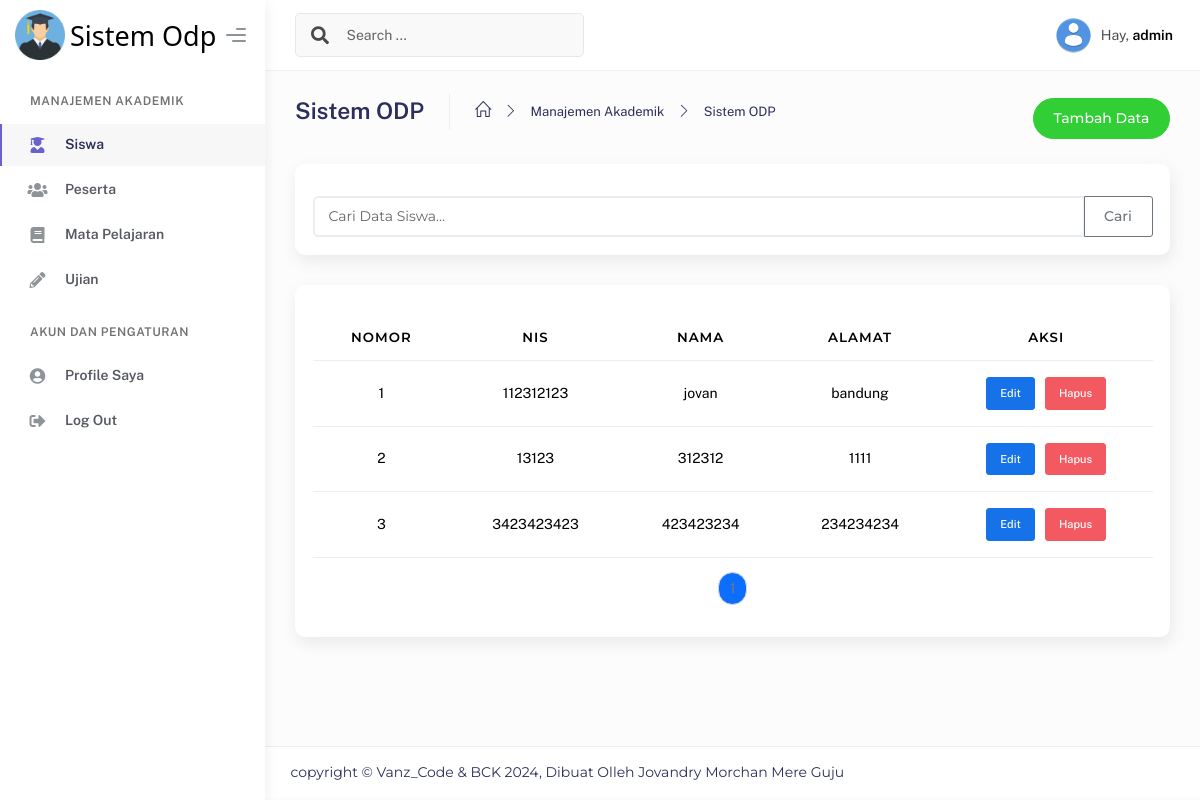
Screenshot of /pengguna/admin/siswa (signed in) with the database file from the repository.
### tables this page shows
CREATE TABLE `siswa` (
  `nis` varchar(20) NOT NULL,
  `nama` varchar(50) NOT NULL,
  `alamat` varchar(100) NOT NULL
);

### pengguna/admin/siswa.php (the view, shortened to what this page needs)
<!DOCTYPE html>
<html lang="en">
<?php include 'fitur/head.php'; ?>
<body>
    <div class="wrapper">
        <?php include 'fitur/sidebar.php'; ?>
        <div class="main-panel">
            <?php include 'fitur/navbar.php'; ?>
            <div class="container">
                <div class="page-inner">
                    <?php include 'fitur/papan_halaman.php'; ?>
                    <div id="load_data">
                        <section class="section">
                            <div class="row">
                                <div class="col-lg-12">
                                    <div class="card">
                                        <div class="card-body text-center">
                                            <form method="GET" action="">
                                                <div class="input-group mt-3">
                                                    <input type="text" class="form-control"
                                                        placeholder="Cari Data Siswa..." name="search"
                                                        value="<?php echo isset($_GET['search']) ? htmlspecialchars($_GET['search']) : ''; ?>">
                                                    <button class="btn btn-outline-secondary"
                                                        type="submit">Cari</button>
                                                </div>
                                            </form>
                                        </div>
                                    </div>
                                </div>
                            </div>
                        </section>
                        <?php
                        include '../../keamanan/koneksi.php';
                        $search = isset($_GET['search']) ? $_GET['search'] : '';
                        $page = isset($_GET['page']) ? (int)$_GET['page'] : 1;
                        $limit = 10;
                        $offset = ($page - 1) * $limit;
                        $query = "
    SELECT *
    FROM siswa
    WHERE nis LIKE ? OR nama LIKE ? OR alamat LIKE ?
    LIMIT ?, ?
";
                        $stmt = $koneksi->prepare($query);
                        $search_param = '%' . $search . '%';
                        $stmt->bind_param("sssii", $search_param, $search_param, $search_param, $offset, $limit);
                        $stmt->execute();
                        $result = $stmt->get_result();
                        $total_query = "
    SELECT COUNT(*) as total
    FROM siswa
    WHERE nis LIKE ? OR nama LIKE ? OR alamat LIKE ?
";
                        $stmt_total = $koneksi->prepare($total_query);
                        $stmt_total->bind_param("sss", $search_param, $search_param, $search_param);
                        $stmt_total->execute();
                        $total_result = $stmt_total->get_result();
                        $total_row = $total_result->fetch_assoc();
                        $total_pages = ceil($total_row['total'] / $limit);
                        ?>
                        <section class="section">
                            <div class="row">
                                <div class="col-lg-12">
                                    <div class="card">
                                        <div class="card-body" style="overflow-x: hidden;">
                                            <div style="overflow-x: auto;">
                                                <?php if ($result->num_rows > 0): ?>
                                                    <table class="table table-hover text-center mt-3"
                                                        style="border-collapse: separate; border-spacing: 0;">
                                                        <thead>
                                                            <tr>
                                                                <th>Nomor</th>
                                                                <th>NIS</th>
                                                                <th>Nama</th>
                                                                <th>Alamat</th>
                                                                <th>Aksi</th>
                                                            </tr>
                                                        </thead>
                                                        <tbody>
                                                            <?php
                                                            $nomor = $offset + 1;
                                                            while ($row = $result->fetch_assoc()) :
                                                            ?>
                                                                <tr>
                                                                    <td><?php echo $nomor++; ?></td>
                                                                    <td><?php echo htmlspecialchars($row['nis']); ?></td>
                                                                    <td><?php echo htmlspecialchars($row['nama']); ?></td>
                                                                    <td><?php echo htmlspecialchars($row['alamat']); ?></td>
                                                                    <td
                                                                        style="display: flex; justify-content: center; gap: 10px;">
                                                                        <button class="btn btn-primary btn-sm"
                                                                            onclick="openEditModal('<?php echo $row['nis']; ?>', '<?php echo $row['nama']; ?>', '<?php echo $row['alamat']; ?>')">Edit</button>
                                                                        <button class="btn btn-danger btn-sm"
                                                                            onclick="hapus('<?php echo $row['nis']; ?>')">Hapus</button>
                                                                    </td>
                                                                </tr>
                                                            <?php endwhile; ?>
                                                        </tbody>
                                                    </table>
                                                <?php else: ?>
                                                    <p class="text-center mt-4">Data tidak ditemukan.</p>
                                                <?php endif; ?>
                                                <nav>
                                                    <ul class="pagination justify-content-center">
                                                        <?php for ($i = 1; $i <= $total_pages; $i++): ?>
                                                            <li
                                                                class="page-item <?php echo ($i == $page) ? 'active' : ''; ?>">
                                                                <a class="page-link"
                                                                    href="?page=<?php echo $i; ?>&search=<?php echo $search; ?>"><?php echo $i; ?></a>
                                                            </li>
                                                        <?php endfor; ?>
                                                    </ul>
                                                </nav>
                                            </div>
                                        </div>
                                    </div>
                                </div>
                            </div>
                        </section>
                    </div>
                </div>
            </div>
            <?php include 'fitur/footer.php'; ?>
        </div>
    </div>
</body>
</html>

### pengguna/admin/fitur/navbar.php (shortened to what this page needs)
<?php
include '../../keamanan/koneksi.php';
if (isset($_SESSION['id_admin'])) {
    $id_admin = $_SESSION['id_admin'];
    $query = "SELECT * FROM admin WHERE id_admin = '$id_admin'";
    $result = mysqli_query($koneksi, $query);
    if ($result) {
        if (mysqli_num_rows($result) > 0) {
            $admin = mysqli_fetch_assoc($result);
?>
            <div class="main-header">
                <nav class="navbar navbar-header navbar-header-transparent navbar-expand-lg border-bottom"
                    data-background-color="white">
                    <div class="container-fluid">
                        <nav class="navbar navbar-header-left navbar-expand-lg navbar-form nav-search p-0 d-none d-lg-flex">
                            <div class="input-group">
                                <div class="input-group-prepend">
                                    <button type="submit" class="btn btn-search pe-1">
                                        <i class="fa fa-search search-icon"></i>
                                    </button>
                                </div>
                                <form class="search-form d-flex align-items-center" method="POST" action="fitur/search.php">
                                    <input type="text" name="query" placeholder="Search ..." class="form-control" />
                                </form>
                            </div>
                        </nav>
                        <ul class="navbar-nav topbar-nav ms-md-auto align-items-center">
                            <li class="nav-item topbar-user dropdown hidden-caret">
                                <a class="dropdown-toggle profile-pic" data-bs-toggle="dropdown" href="#" aria-expanded="false">
                                    <div class="avatar-sm">
                                        <?php if (!empty($admin['fp'])): ?>
                                            <img src="../../assets/img/fp_pengguna/admin/<?php echo $admin['fp']; ?>" alt="..."
                                                class="avatar-img rounded-circle" />
                                        <?php else: ?>
                                            <img src="../../assets/img/avatar/avatar.png" alt="..."
                                                class="avatar-img rounded-circle" />
                                        <?php endif; ?>
                                    </div>
                                    <span class="profile-username">
                                        <span class="op-7">Hay,</span>
                                        <span class="fw-bold"><?php echo $admin['nama_lengkap']; ?></span>
                                    </span>
                                </a>
                            </li>
                        </ul>
                    </div>
                </nav>
            </div>
<?php
        } else {
            echo "Tidak ada data admin.";
        }
    } else {
        echo "Gagal mengambil data admin: " . mysqli_error($koneksi);
    }
} else {
    echo "Session id_admin tidak tersedia.";
}
?>

### pengguna/admin/tes.css (style rules this page uses)
* { margin: 0; padding: 0; box-sizing: border-box; }
html, body { height: 100%; }
body { -webkit-font-smoothing: antialiased; font-family: "Montserrat", sans-serif; text-rendering: optimizeLegibility; background: #fcfcfc; }

### rows the page displays
siswa: nis "112312123", nama "jovan", alamat "bandung"
siswa: nis "13123", nama "312312", alamat "1111"
siswa: nis "3423423423", nama "423423234", alamat "234234234"

### other values shown
$admin['nama_lengkap'] "admin"
$page_title "Sistem ODP"
